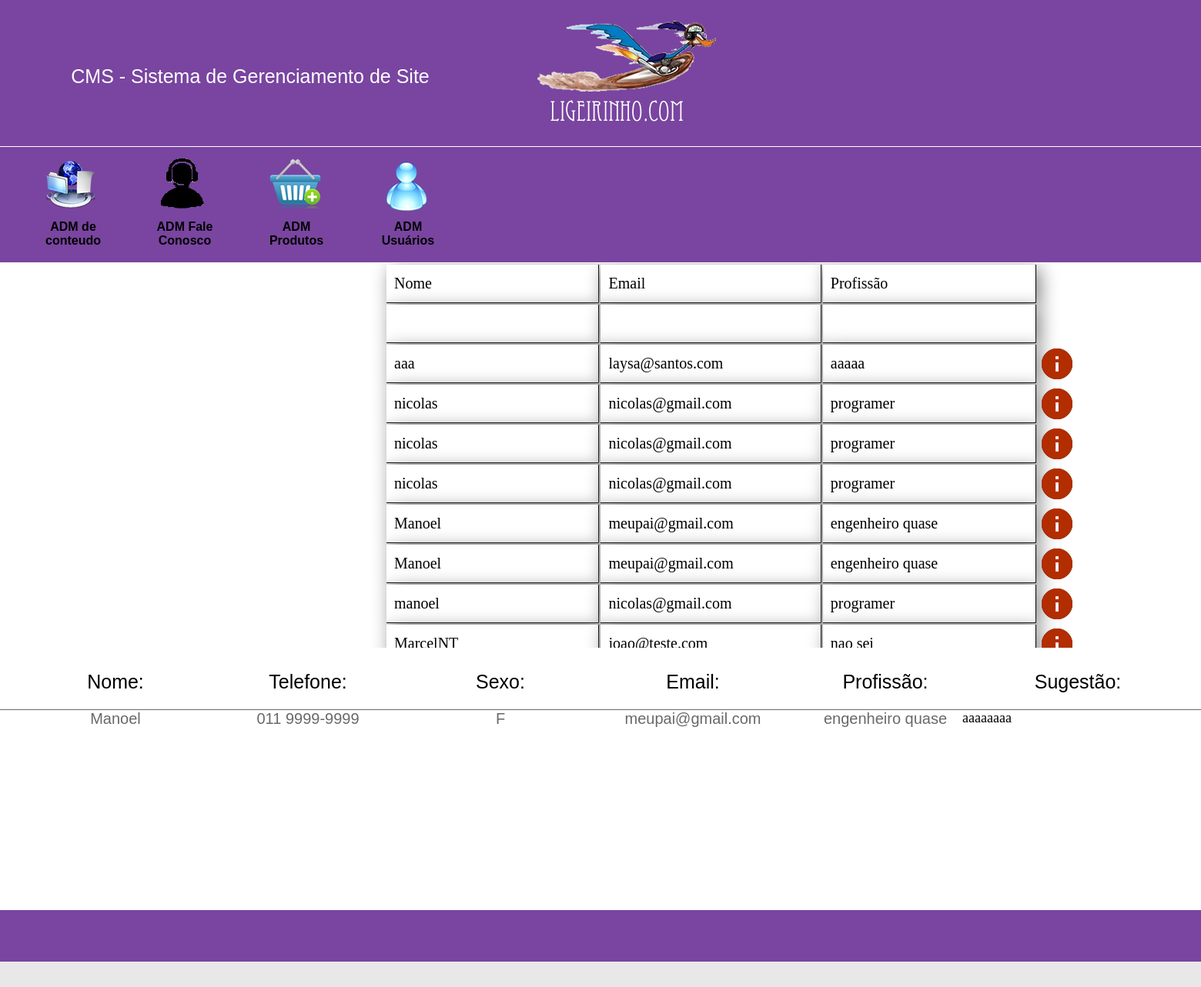
Page /CMS/admfale.php?modo=info&codigo=5 on the committed database.
### tables this page shows
CREATE TABLE `tblformulario` (
  `idformulario` int(11) NOT NULL AUTO_INCREMENT,
  `nome` varchar(50) NOT NULL,
  `telefone` varchar(20) NOT NULL,
  `dtNasc` date NOT NULL,
  `sexo` varchar(1) NOT NULL,
  `email` varchar(60) NOT NULL,
  `profissao` varchar(20) NOT NULL,
  `sugestao` text NOT NULL,
  PRIMARY KEY (`idformulario`)
);

### CMS/admfale.php (the view, shortened to what this page needs)
<?php
	$nomeZ=null;
	$telefone = null;
	$sexo = null;
	$email = null;
	$profissao = null;
	$sugestao = null;
	if(isset($_GET['modo'])){
		$codigo = $_GET['codigo'];
		$sql = "select * from tblformulario where idformulario=".$codigo;
		$select = mysql_query($sql);
		if($rsconsulta=mysql_fetch_array($select)){
			$nomeZ = $rsconsulta['nome'];
			$telefone = $rsconsulta['telefone'];
			$sexo = $rsconsulta['sexo'];
			$email = $rsconsulta['email'];
			$profissao = $rsconsulta['profissao'];
			$sugestao = $rsconsulta['sugestao'];
		}
	}
?>
<html>
	<head>
		<link rel="stylesheet" type="text/css" href="css/styleadm.css">
	</head>
	<body>
		<div class="principal1">
			<header id="cabecalho">
				<div class="tituloadm">
					CMS - Sistema de Gerenciamento de Site
				</div>
				<div class="logoadm">
					<img src="Imagens/logou.png">
				</div>
			</header>
			<div id="menu">
				<nav >
					<div class="esquerda" >
						<div class="funcoes">
							<a href="admconteudo.php">
								<div class="icone">
									<img src="Imagens/conteudo.png">
								</div>
								<div class="titulofuncoes">
									ADM de conteudo
								</div>
							</a>
						</div>
						<div class="funcoes">
							<a href="admfale.php">
								<div class="icone">
									<img src="Imagens/contato.png">
								</div>
								<div class="titulofuncoes">
									ADM Fale Conosco
								</div>
							</a>
						</div>
						<div class="funcoes">
							<a href="admproduto.php">
								<div class="icone">
									<img src="Imagens/produto.png">
								</div>
								<div class="titulofuncoes">
									ADM Produtos
								</div>
							</a>
						</div>
						<div class="funcoes">
							<a href="admusuario.php">
								<div class="icone">
									<img src="Imagens/usuario.png">
								</div>
								<div class="titulofuncoes">
									ADM Usuários
								</div>
							</a>
						</div>
					</div>
				</nav>
			</div>
			<section id="conteudo10">
				<div class="contFaleConosco">
					<form name="frmFaleConosco" method="GET" action="admfale.php">
						<table>
							<tr>
								<td class="td21">Nome</td>
								<td class="td21">Email</td>
								<td class="td21">Profissão</td>
							</tr>
							<tr>
								<td class="td21"></td>
								<td class="td21"></td>
								<td class="td21"></td>
							</tr>
							<?php
								$sql = "select * from tblformulario";
								$select = mysql_query($sql);
								while($rs=mysql_fetch_array($select)){
							?>
							<tr>
								<td class="td21"><?php echo ($rs['nome']); ?></td>
								<td class="td21"><?php echo ($rs['email']); ?></td>
								<td class="td21"><?php echo ($rs['profissao']); ?></td>
								<td class="td201">
									<a href="admfale.php?modo=info&codigo=<?php echo($rs['idformulario']);?>">
									<img src="Imagens/info1.png">
									</a>
								</td>
							</tr>
							<?php
								}
							?>
						</table>
					</form>
				</div>
			</section>
			<div class="mostrarCadastros">
				<div class="aaa">
				</div>
				<div class="controladorFale">
					<div class="tituloFaleConosco">
						<div class="tituloFale">
							Nome:
						</div>
						<div class="tituloFale">
							Telefone:
						</div>
						<div class="tituloFale">
							Sexo:
						</div>
						<div class="tituloFale">
							Email:
						</div>
						<div class="tituloFale">
							Profissão:
						</div>
						<div class="tituloFale">
							Sugestão:
						</div>
					</div>
					<div class="selectInformações">
						<div class="contFale">
							 <?php echo($nomeZ); ?>
						</div>
						<div class="contFale">
							<?php echo($telefone); ?>
						</div>
						<div class="contFale">
							<?php echo($sexo); ?>
						</div>
						<div class="contFale">
							<?php echo($email); ?>
						</div>
						<div class="contFale">
							<?php echo($profissao); ?>
						</div>
						<div class="contSugestao">
							<?php echo($sugestao); ?>
						</div>
					</div>
				</div>
			</div>
			<footer id="rodape">
			</footer>
		</div>
	</body>
</html>

### CMS/css/styleadm.css (style rules this page uses)
body { padding:0px; margin:0px; background-color:rgba(211,211,211, 0.5); }
.principal1 { width:1900px; height:1250px; margin-left:auto; margin-right:auto; border:solid 0px black; background-color:rgba(75,0,130,0.7); }
#cabecalho { width:100%; height:190px; border-bottom:solid 1px white; }
.tituloadm { width:610px; height:100px; margin-top:85px; margin-left:20px; float:left; font-size:25px; font-family:arial; color:white; text-align:center; }
.logoadm { width:290px; height:150px; margin-top:15px; float:left; }
#menu { width:100%; height:150px; border-bottom:solid 1px white; }
.esquerda { width:620px; height:150px; float:left; }
.funcoes { width:100px; height:130px; float:left; margin-left:45px; margin-top:15px; }
.icone { width:100%; height:70px; }
.titulofuncoes { width:100%; height:40px; margin-top:10px; color:black; text-align:center; font-family:arial; font-weight:bold; }
a { text-decoration: none; color: #000; }
#conteudo10 { width:100%; height:500px; background-color:white; overflow:scroll; }
.mostrarCadastros { width:100%; height:340px; background-color:white; }
.aaa { width:100%; height:30px; background-color:white; }
#rodape { width:100%; height:200px; border-top:solid 1px white; height:100px; }
.td21 { width:280px; height:50px; border-right:solid 1px black; border-bottom:solid 1px black; font-family:consolas; box-shadow:5px 5px 25px grey; padding:10px; font-size:20px; background-color:white; }
.td201 { width:30px; }
.contFaleConosco { width:900px; height:300px; margin-left:auto; margin-right:auto; background-color:white; }
.contSugestao { width:400px; height:250px; background-color:white; float:left; font-size:18px; }
.controladorFale { width:100%; height:310px; background-color:white; }
.tituloFaleConosco { width:100%; height:50px; background-color:white; border-bottom:solid 1px #696969; }
.tituloFale { width:200px; height:50px; background-color:width; float:left; margin-left:50px; text-align:center; font-size:25px; font-family:arial; }
.contFale { width:200px; height:50px; background-color:width; float:left; margin-left:50px; text-align:center; font-size:20px; font-family:arial; color:#696969; }
.selectInformações { width:100%; height:240px; background-color:white; }

### rows in the picture
tblformulario: nome "aaa", email "laysa@santos.com", profissao "aaaaa"
tblformulario: nome "nicolas", email "nicolas@gmail.com", profissao "programer"
tblformulario: nome "nicolas", email "nicolas@gmail.com", profissao "programer"
tblformulario: nome "nicolas", email "nicolas@gmail.com", profissao "programer"
tblformulario: nome "Manoel", email "meupai@gmail.com", profissao "engenheiro quase", telefone "011 9999-9999", sexo "F", sugestao "aaaaaaaa"
tblformulario: nome "Manoel", email "meupai@gmail.com", profissao "engenheiro quase"
tblformulario: nome "manoel", email "nicolas@gmail.com", profissao "programer"
tblformulario: nome "MarcelNT", email "joao@teste.com", profissao "nao sei"
